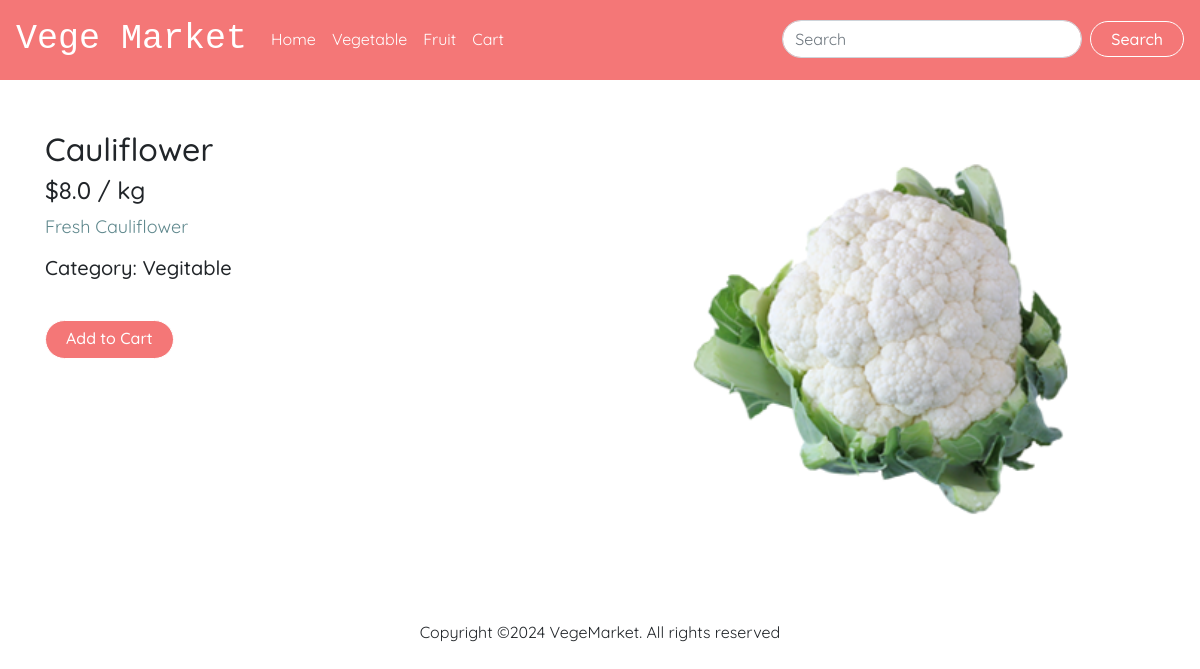
The page /detail/4 on the database its author committed.
### vegemarket/models.py (models this page shows)
class ItemDetail(db.Model):
    __tablename__ = 'item_details'
    id = db.Column(db.Integer, primary_key=True)
    title = db.Column(db.String(64), unique=True)
    category = db.Column(db.String(100), nullable=False)
    description = db.Column(db.String(500), nullable=False)
    image = db.Column(db.String(60), nullable=False, default = 'defaultimage.jpg')
    price = db.Column(db.Float)
    item_id = db.Column(db.Integer, db.ForeignKey('categorys.id'))

### vegemarket/view.py (the view)
@bp.route('/detail/<int:itemid>', methods = ['POST','GET'])
def itemdetail(itemid):
    selecteditem = db.session.scalars(db.select(ItemDetail).where(ItemDetail.id==itemid)).all()
    return render_template('detail.html', itemDetail = selecteditem)

### vegemarket/templates/detail.html (shortened to what this page needs)
{% extends 'base.html' %}
{% block main %}
<section class="pbt-50 category">
  <div class="container">
    <div class="row">
      {% for item in itemDetail %}
      <div class="col-xl-6">
        <h2>{{item.title}}</h2>
        <h4>${{item.price}} / kg</h4>
        <p class="theme-desc">{{item.description}}</p>
        <h5 class="pb-2 mb-2">Category: {{item.category}}</h5>
        <form action="{{url_for('main.cart')}}">
          <br />
          <input class="btn btn-primary custom-btn pb-2 mb-4" type="submit" value="Add to Cart">
        </form>
      </div>
      <div class="col-xl-6">
        <div class="desc-img-box">
          <img src="../static/images/{{item.image}}" class="card-img-top" alt="">
        </div>
      </div>
      {% endfor %}
    </div>
  </div>
</section>
{% endblock %}

### vegemarket/static/css/custom.css (style rules this page uses)
body { font-family: 'Quicksand', sans-serif; font-weight: 400; }
img { max-width: 100%; }
.custom-btn { padding: 5px 20px; background-color: #f47777; color: #fff; border-radius: 100px; border-color: #fff; transition: 1s ease-in-out; font-weight: 500; }
p.theme-desc { font-size: 18px; font-weight: 400; color: #5f888d; }
.pbt-50 { padding-top: 50px; padding-bottom: 50px; }
button, input { overflow: visible; border-radius: 9px; padding-left: inherit; }

### rows shown on the page
ItemDetail: title "Cauliflower", price "8.0", description "Fresh Cauliflower", category "Vegitable", image (picture)
